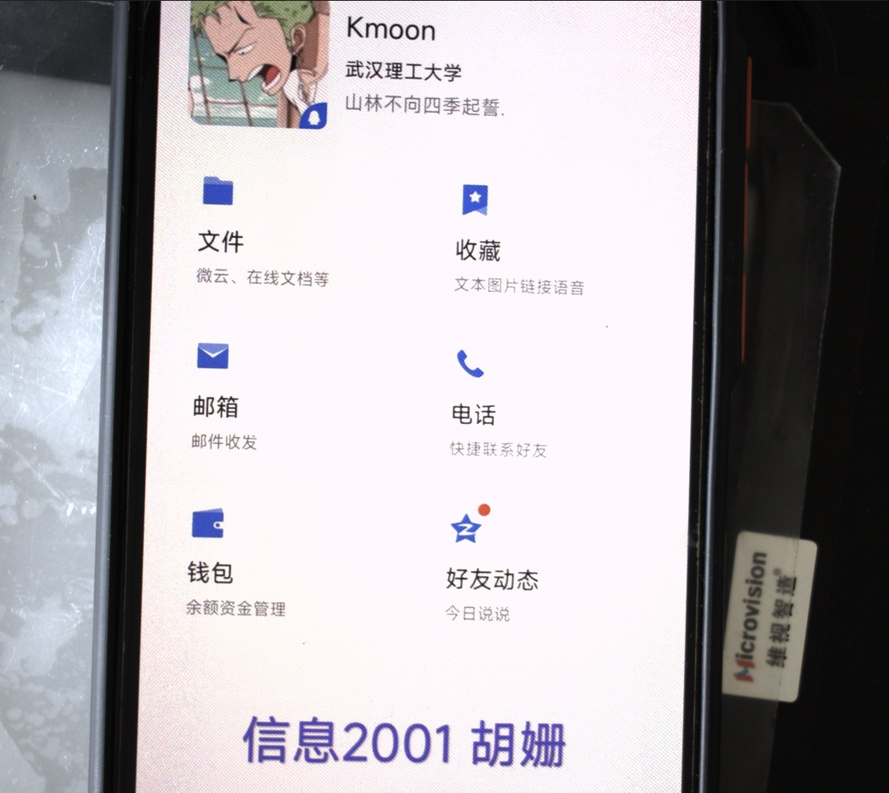
%> input picture 数字图像处理/实验三 图像压缩/hushan.jpg, 889 x 793 px, shrunk from 1120 x 999 before the run, given in place of hushan.bmp, which was not available
$ octave test1.m   (GNU Octave 9; MATLAB toolbox functions it lacks are replaced by stand-ins)
%> lines starting %> are read from the running program, lines starting %| are printed output that depends on the picture; in (x1, y1, x2, y2) boxes, pixels count from 0 and x2, y2 are one past the last pixel; in counts of white or black regions, pixels touching at a corner belong together; the program's own positions count from 1; pictures that were not available may be replaced by others from this repository, and a replacement may not be noted
RGB=imread('hushan.bmp');
%> RGB is the input picture: size 793x889x3 uint8; mean R, G, B 175.8, 172, 176.3
imshow(RGB);
figure;
GRAY=rgb2gray(RGB);%RGB图像转灰度图像
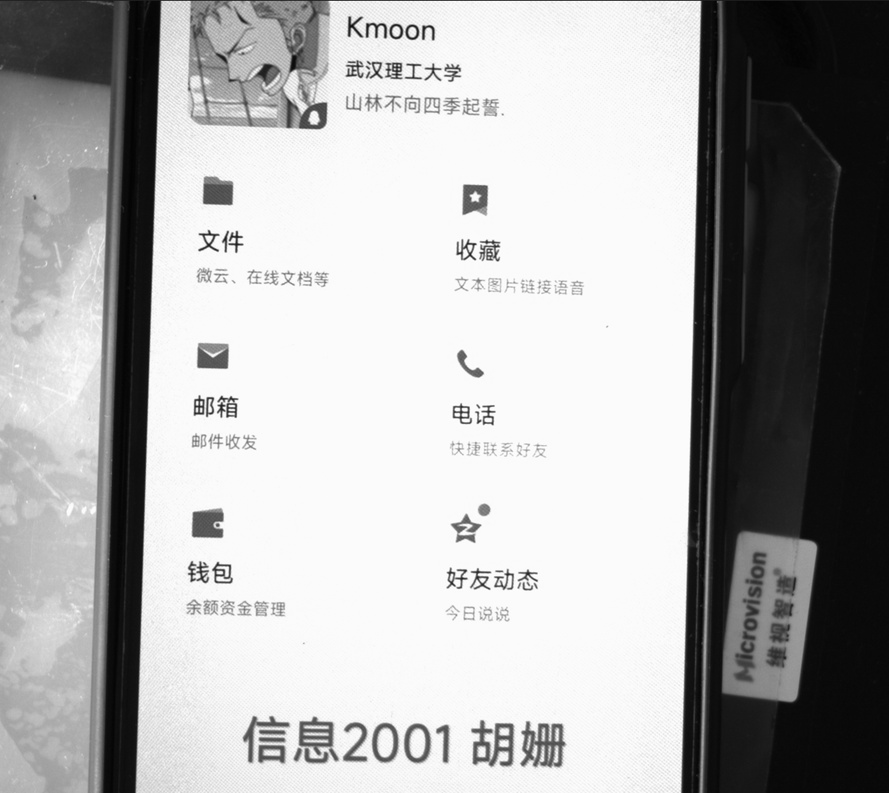
%> GRAY: size 793x889 uint8; min 2, max 255, mean 173.7
imshow(GRAY);
figure;
[IND,map]=gray2ind(GRAY);%灰度图像转索引图像
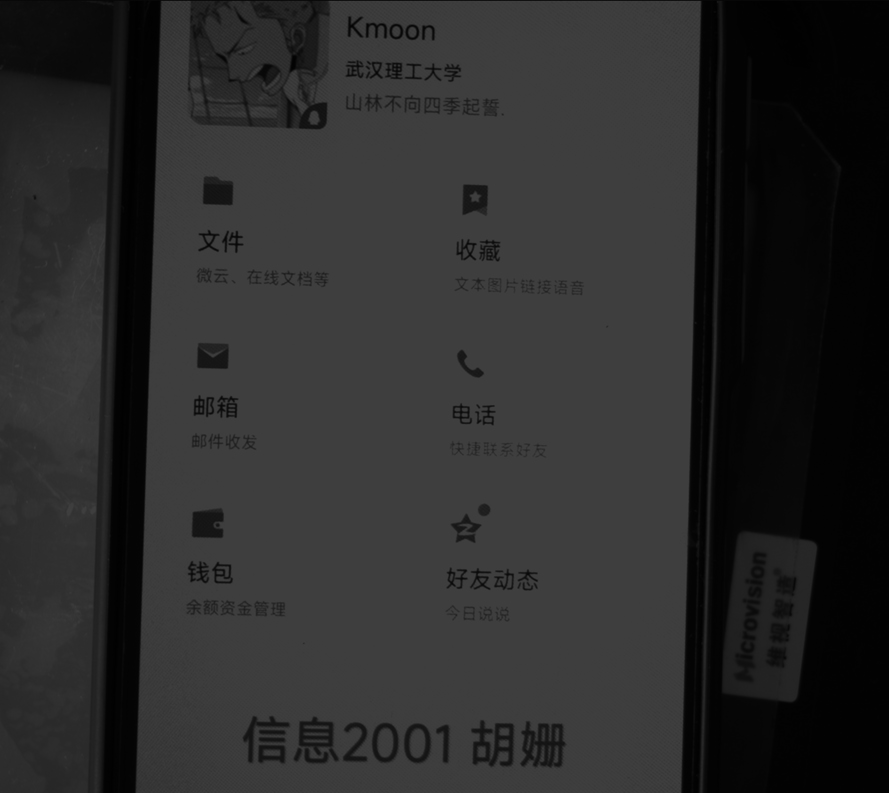
%> IND: size 793x889 uint8; min 0, max 63, mean 42.9
%> map = 64 rows, first 12: [0 0 0; 0.0159 0.0159 0.0159; 0.0317 0.0317 0.0317; 0.0476 0.0476 0.0476; 0.0635 0.0635 0.0635; 0.0794 0.0794 0.0794; 0.0952 0.0952 0.0952; 0.111 0.111 0.111; 0.127 0.127 0.127; 0.143 0.143 0.143; 0.159 0.159 0.159; 0.175 0.175 0.175]
imshow(IND,map);
figure;
[IND2,map2]=rgb2ind(RGB,32);%RGB图像转索引图像
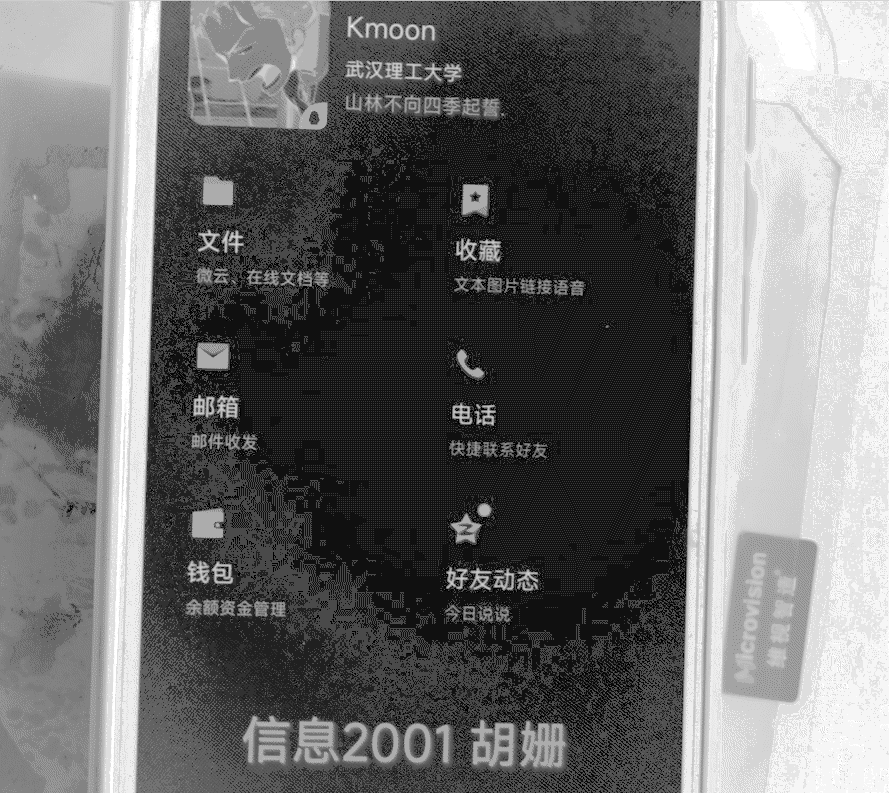
%> IND2: size 793x889 uint8; min 0, max 31, mean 13.2; drawn with min black and max white
%> map2 = 32 rows, first 12: [1 0.984 0.988; 0.996 0.98 1; 1 0.976 0.992; 1 0.976 0.984; 0.992 0.969 0.961; 1 0.973 1; 0.98 0.945 0.941; 0.992 0.957 0.988; 0.863 0.898 0.957; 0.996 0.973 0.976; 0.969 0.949 0.973; 0.953 0.918 0.925]
imshow(IND2,map2);
figure;
BW=im2bw(GRAY,0.5);%灰度图像转二值图像
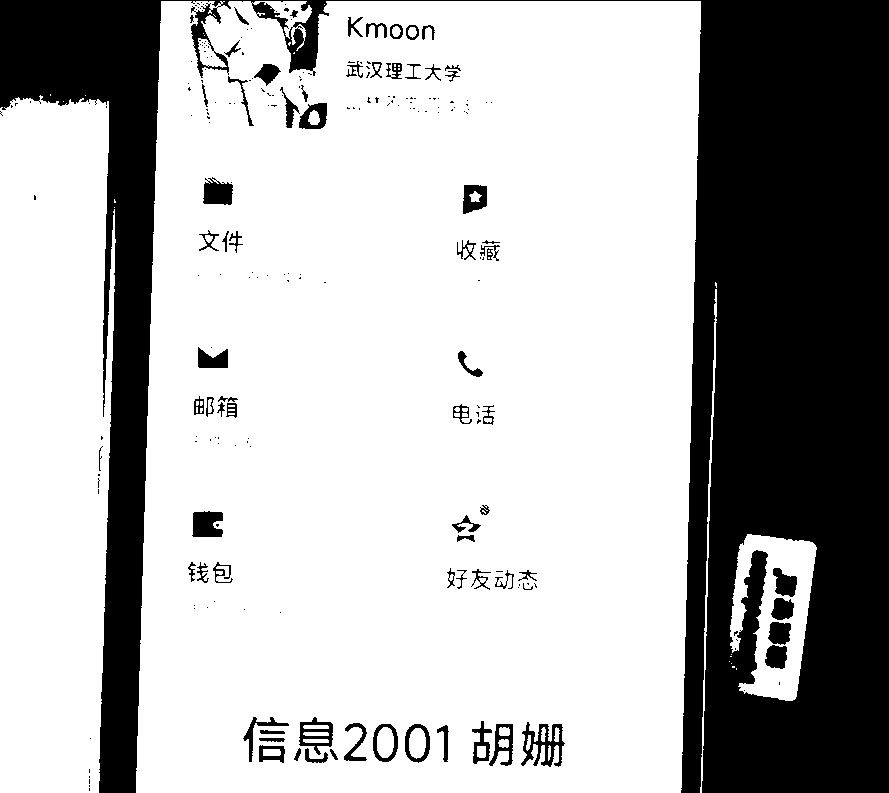
%> BW: size 793x889 logical; 70.6% white; 230 black regions (157 under 20 px), largest, box (x1, y1, x2, y2) and area: (0, 0, 889, 793) 193555, (521, 722, 565, 767) 885, (192, 511, 223, 537) 677
imshow(BW);
